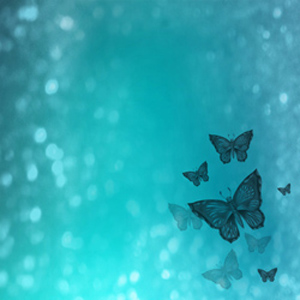
#> input picture 01.jpg, 300 x 300 px
$ jupyter execute chapter2.ipynb
#> lines starting #> are read from the running program, lines starting #| are printed output that depends on the picture
[cell 1]
import cv2

[cell 2]
img = cv2.imread('01.jpg')
#> img is the input picture: shape (300, 300, 3); mean B, G, R 181.8, 170.3, 46.1
imgGray =  cv2.cvtColor(img,cv2.COLOR_BGR2GRAY)
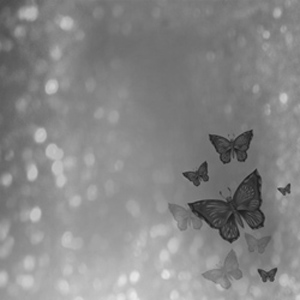
#> imgGray: shape (300, 300); min 26, max 231, mean 134.5
cv2.imshow("Gray Image",imgGray)
cv2.waitKey(0)
cv2.destroyAllWindows()

[cell 3]
img = cv2.imread('01.jpg')
imgGray =  cv2.cvtColor(img,cv2.COLOR_BGR2GRAY)
imgBlur =  cv2.GaussianBlur(imgGray,(7,7),0)
cv2.imshow("Blur Image",imgBlur)
cv2.waitKey(0)

[cell 4]
img = cv2.imread('01.jpg')
imgGray =  cv2.cvtColor(img,cv2.COLOR_BGR2GRAY)
imgCanny =  cv2.Canny(imgGray,100,100)
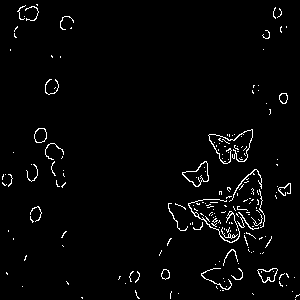
#> imgCanny: shape (300, 300); 2.5% white in thin lines or dots
cv2.imshow("canny Image",imgBlur)
cv2.waitKey(0)

[cell 5]
import cv2
import numpy as np
# Define the kernel for dilation
kernel = np.ones((1,2),np.uint8)
# Read the image
img = cv2.imread('01.jpg')
# Convert the image to grayscale
imgGray = cv2.cvtColor(img, cv2.COLOR_BGR2GRAY)
# Apply Canny edge detection
imgCanny = cv2.Canny(imgGray, 100, 100)
# Apply dilation to the edges
imgDilation = cv2.dilate(imgCanny, kernel, iterations=1)
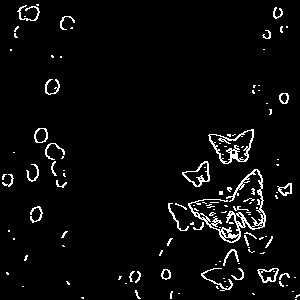
#> imgDilation: shape (300, 300); 4.1% white in thin lines or dots
# Display the dilated image
cv2.imshow("Dilation Image", imgDilation)
# Wait for a key press indefinitely or for a specific amount of time in milliseconds
cv2.waitKey(0)
# Destroy all the window displays when the user presses a key
cv2.destroyAllWindows()

[cell 6]
import cv2
import numpy as np
kernel = np.ones((1,2),np.uint8)
img = cv2.imread('01.jpg')
imgGray = cv2.cvtColor(img, cv2.COLOR_BGR2GRAY)
imgCanny = cv2.Canny(imgGray, 100, 100)
imgDilation = cv2.dilate(imgCanny, kernel, iterations=1)
imgEroded = cv2.erode(imgCanny, kernel, iterations=1)
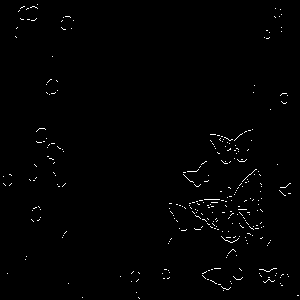
#> imgEroded: shape (300, 300); 0.89% white in thin lines or dots
cv2.imshow("eroded Image", imgEroded)
cv2.waitKey(0)
cv2.destroyAllWindows()
